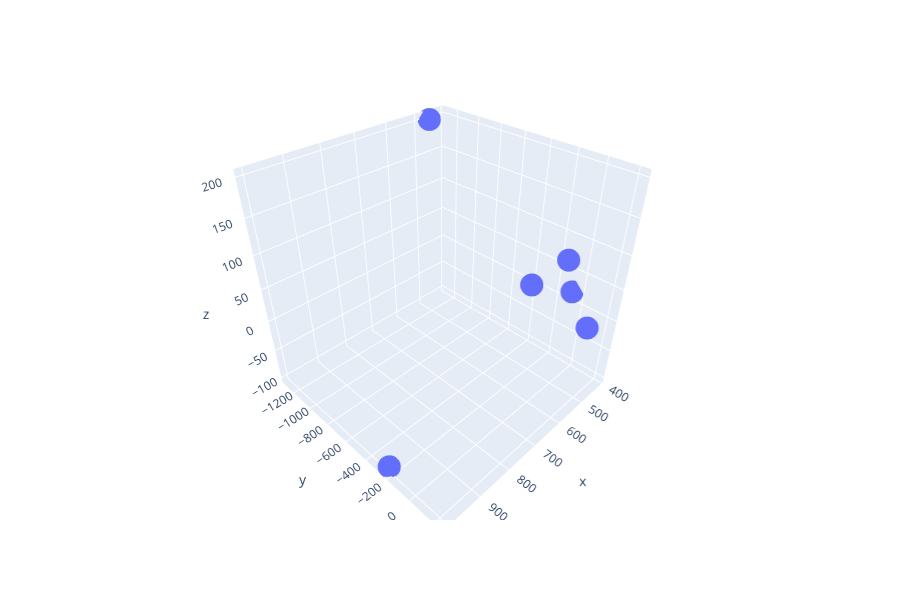

Write notebook code for a chart like this one.
### Code cell
x = [point[0] for point in Points]
y = [point[1] for point in Points]
z = [point[2] for point in Points]

x.append(CameraPosition[0])
y.append(CameraPosition[1])
z.append(CameraPosition[2])

fig = px.scatter_3d(x=x, y=y, z=z)

fig.show()

### Figure 1 — Plotly figure (JSON) as saved in the notebook; plotly's stock layout.template omitted (floating-point values rounded to 4 significant figures)
{"data": [{"hoverlabel": {"namelength": 0}, "hovertemplate": "x=%{x}<br>y=%{y}<br>z=%{z}", "legendgroup": "", "marker": {"color": "#636efa", "symbol": "circle"}, "mode": "markers", "name": "", "scene": "scene", "showlegend": false, "type": "scatter3d", "x": [462, 1000, 462, 413, 513, 465], "y": [-310, -234.7, -56, -67, 220, -1300], "z": [19, -100, 81, 19, 19, 200]}], "layout": {"height": 600, "legend": {"tracegroupgap": 0}, "margin": {"t": 60}, "scene": {"domain": {"x": [0, 0.98], "y": [0, 1]}, "xaxis": {"title": {"text": "x"}}, "yaxis": {"title": {"text": "y"}}, "zaxis": {"title": {"text": "z"}}}}}
